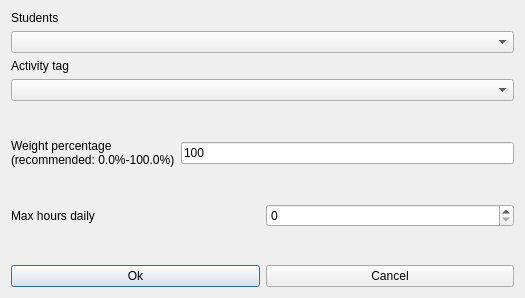
<?xml version="1.0" encoding="UTF-8"?>
<ui version="4.0">
 <class>ModifyConstraintStudentsSetActivityTagMaxHoursDailyForm_template</class>
 <widget class="QDialog" name="ModifyConstraintStudentsSetActivityTagMaxHoursDailyForm_template">
  <property name="geometry">
   <rect>
    <x>0</x>
    <y>0</y>
    <width>525</width>
    <height>298</height>
   </rect>
  </property>
  <property name="windowTitle">
   <string extracomment="This is the title of the dialog to modify a constraint of this type">Modify students set activity tag max hours daily</string>
  </property>
  <layout class="QGridLayout" name="gridLayout">
   <item row="0" column="0">
    <layout class="QVBoxLayout">
     <item>
      <widget class="QLabel" name="studentsTextLabel">
       <property name="frameShape">
        <enum>QFrame::NoFrame</enum>
       </property>
       <property name="frameShadow">
        <enum>QFrame::Plain</enum>
       </property>
       <property name="text">
        <string>Students</string>
       </property>
       <property name="wordWrap">
        <bool>false</bool>
       </property>
      </widget>
     </item>
     <item>
      <widget class="QComboBox" name="studentsComboBox">
       <property name="editable">
        <bool>false</bool>
       </property>
       <property name="insertPolicy">
        <enum>QComboBox::NoInsert</enum>
       </property>
       <property name="autoCompletion">
        <bool>false</bool>
       </property>
       <property name="duplicatesEnabled">
        <bool>false</bool>
       </property>
      </widget>
     </item>
     <item>
      <widget class="QLabel" name="activityTagTextLabel">
       <property name="frameShape">
        <enum>QFrame::NoFrame</enum>
       </property>
       <property name="frameShadow">
        <enum>QFrame::Plain</enum>
       </property>
       <property name="text">
        <string>Activity tag</string>
       </property>
       <property name="wordWrap">
        <bool>false</bool>
       </property>
      </widget>
     </item>
     <item>
      <widget class="QComboBox" name="activityTagsComboBox">
       <property name="editable">
        <bool>false</bool>
       </property>
       <property name="insertPolicy">
        <enum>QComboBox::NoInsert</enum>
       </property>
       <property name="autoCompletion">
        <bool>false</bool>
       </property>
       <property name="duplicatesEnabled">
        <bool>false</bool>
       </property>
      </widget>
     </item>
    </layout>
   </item>
   <item row="1" column="0">
    <spacer name="spacer6">
     <property name="orientation">
      <enum>Qt::Vertical</enum>
     </property>
     <property name="sizeType">
      <enum>QSizePolicy::Expanding</enum>
     </property>
     <property name="sizeHint" stdset="0">
      <size>
       <width>20</width>
       <height>20</height>
      </size>
     </property>
    </spacer>
   </item>
   <item row="2" column="0">
    <layout class="QHBoxLayout" name="horizontalLayout_2">
     <item>
      <widget class="QLabel" name="weightTextLabel">
       <property name="frameShape">
        <enum>QFrame::NoFrame</enum>
       </property>
       <property name="frameShadow">
        <enum>QFrame::Plain</enum>
       </property>
       <property name="text">
        <string>Weight percentage
(recommended: 0.0%-100.0%)</string>
       </property>
       <property name="wordWrap">
        <bool>false</bool>
       </property>
      </widget>
     </item>
     <item>
      <widget class="QLineEdit" name="weightLineEdit">
       <property name="text">
        <string notr="true">100</string>
       </property>
      </widget>
     </item>
    </layout>
   </item>
   <item row="3" column="0">
    <spacer name="verticalSpacer">
     <property name="orientation">
      <enum>Qt::Vertical</enum>
     </property>
     <property name="sizeHint" stdset="0">
      <size>
       <width>20</width>
       <height>25</height>
      </size>
     </property>
    </spacer>
   </item>
   <item row="4" column="0">
    <layout class="QHBoxLayout" name="horizontalLayout">
     <item>
      <widget class="QLabel" name="maxHoursTextLabel">
       <property name="frameShape">
        <enum>QFrame::NoFrame</enum>
       </property>
       <property name="frameShadow">
        <enum>QFrame::Plain</enum>
       </property>
       <property name="text">
        <string>Max hours daily</string>
       </property>
       <property name="wordWrap">
        <bool>false</bool>
       </property>
      </widget>
     </item>
     <item>
      <widget class="QSpinBox" name="maxHoursSpinBox"/>
     </item>
    </layout>
   </item>
   <item row="5" column="0">
    <spacer name="verticalSpacer_2">
     <property name="orientation">
      <enum>Qt::Vertical</enum>
     </property>
     <property name="sizeHint" stdset="0">
      <size>
       <width>20</width>
       <height>26</height>
      </size>
     </property>
    </spacer>
   </item>
   <item row="6" column="0">
    <layout class="QHBoxLayout">
     <item>
      <widget class="QPushButton" name="okPushButton">
       <property name="text">
        <string>Ok</string>
       </property>
      </widget>
     </item>
     <item>
      <widget class="QPushButton" name="cancelPushButton">
       <property name="text">
        <string>Cancel</string>
       </property>
      </widget>
     </item>
    </layout>
   </item>
  </layout>
 </widget>
 <layoutdefault spacing="6" margin="11"/>
 <resources/>
 <connections/>
</ui>
